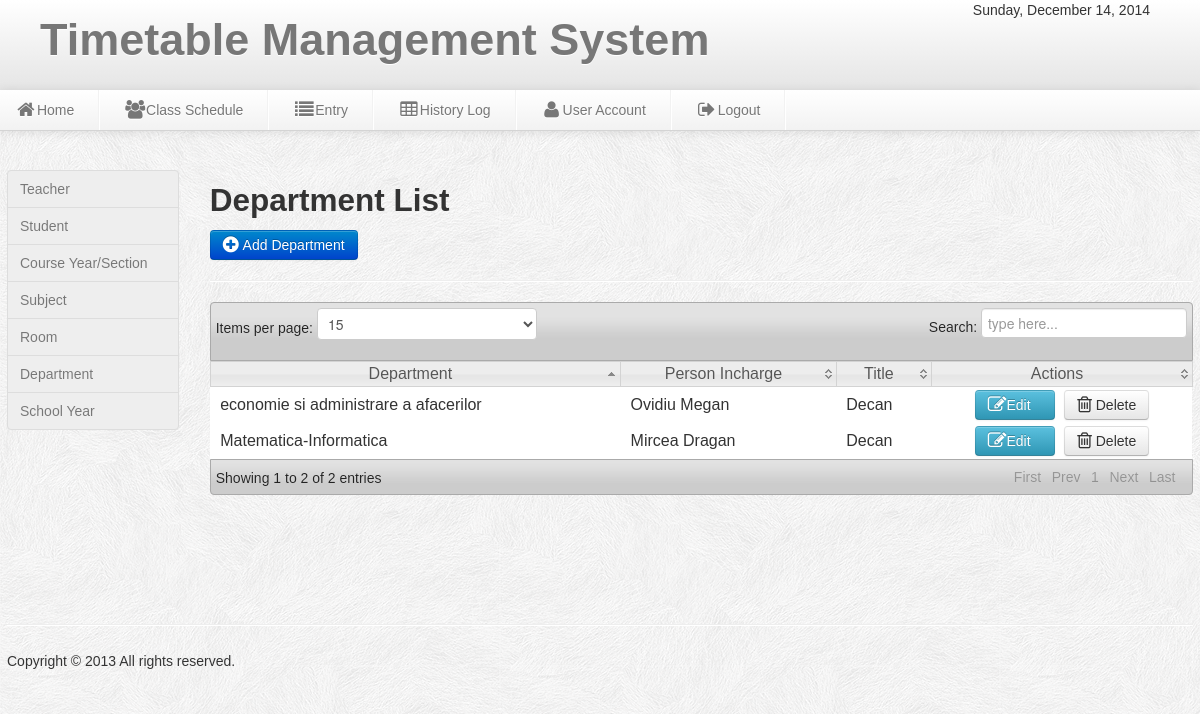
Screenshot of /admin/department.php with the database file from the repository.
### tables this page shows
CREATE TABLE IF NOT EXISTS `departmet` (
`department_id` int(11) NOT NULL,
  `person_incharge` varchar(50) NOT NULL,
  `title` varchar(50) NOT NULL,
  `department` varchar(100) NOT NULL
);

### admin/department.php (the view, shortened to what this page needs)
<?php include('header.php'); include('dbcon.php'); ?>
<body>
<?php include('nav-top1.php'); ?>
<div class="wrapper">
<div class="row-fluid">
<div class="span2">
<?php include('left_nav.php'); ?>
</div>
<div class="span10">
<h2>Department List</h2>
	<a class="btn btn-primary"  href="add_department.php">  <i class="icon-plus-sign icon-large"></i>&nbsp;Add Department</a>
	<hr>
	<table class="users-table">
<div class="demo_jui">
		<table cellpadding="0" cellspacing="0" border="0" class="display" id="log" class="jtable">
			<thead>
				<tr>
				<th>Department</th>
				<th>Person Incharge</th>
				<th>Title</th>
				<th>Actions</th>
				</tr>
			</thead>
			<tbody>
<?php
$result=mysql_query("select * from departmet")or die(mysql_error());
while($row=mysql_fetch_array($result)){ $id=$row['department_id'];
?>
<tr class="del<?php echo $id ?>">
	<td><?php echo $row['department'] ?></td>
	<td><?php echo $row['person_incharge'] ?></td>
	<td><?php echo $row['title'] ?></td>
	<td align="center" width="240">
	<a class="btn btn-info" href="edit_department.php<?php echo '?id='.$id; ?>"><i class="icon-edit icon-large"></i>Edit &nbsp;&nbsp;</a>&nbsp;
	<a class="btn btn-danger1"  data-toggle="modal" href="#<?php echo $id; ?>">  <i class="icon-trash icon-large"></i>&nbsp;Delete</a>
</td>
<?php }  ?>
	</tr>
			</tbody>
		</table>
</div>
	</div>
<?php include('footer.php');?>
</div>
</body>

### admin/css/style.css (style rules this page uses)
* { margin:0; padding:0; }
body { font-family:"Trebuchet MS", "Myriad Pro", Arial, sans-serif; font-size:14px; background:#f4f4f4 url(../img/subtle_white_feathers.png) repeat top left; color:#333; text-shadow:0px 0px 0px #fff;; }
a { color:#777; }
.wrapper { width:1186px; margin: auto; margin-top:170px; min-height:550px; }

### admin/css/datatable/demo_table_jui.css (style rules this page uses)
table.display thead th { cursor: pointer; padding: 3px 0 3px 10px; }
table.display { border-collapse: collapse; clear: both; margin: 0 auto; width: 100%; }
table.display td { padding: 3px 10px; }
tr.odd { background-color: #fff; }
tr.even { background-color: #fff; }
tr.odd td.sorting_1 { background-color: #fff; }
tr.even td.sorting_1 { background-color: #fff; }

### rows the page displays
departmet: department "economie si administrare a afacerilor", person_incharge "Ovidiu Megan", title "Decan"
departmet: department "Matematica-Informatica", person_incharge "Mircea Dragan", title "Decan"
